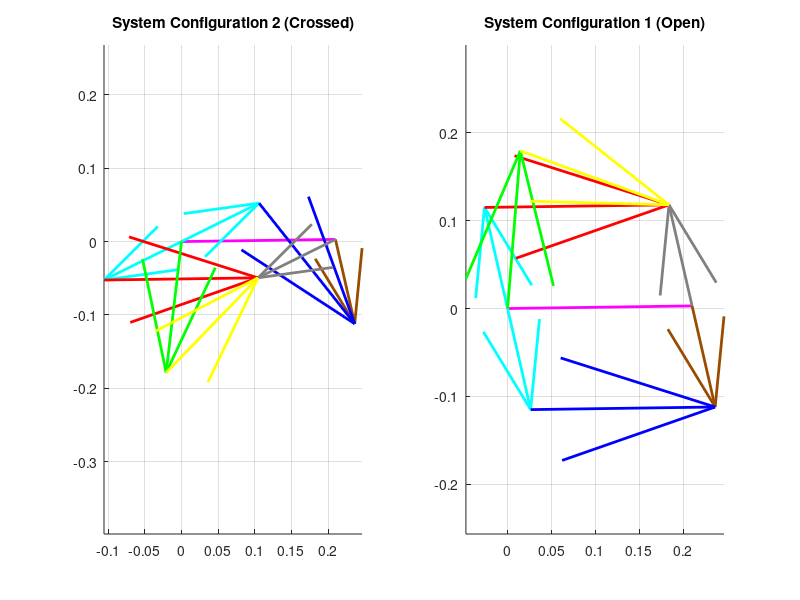

Reproduce this figure in MATLAB.
clear all
close all
clc

% =========================================================================
%  GLOBAL PARAMETERS
% =========================================================================
offset_deg = 0.81;
offset = deg2rad(offset_deg);
d_global = 0.210; % Shared Ground (Pink)

% =========================================================================
%  LOOP 1: CALCULATION (Inverted Input: Brown L4)
% =========================================================================
L1 = 0.210; L2 = 0.118; L3 = 0.210; L4 = 0.118;
d = L1; a = L2; b = L3; c = L4;

theta4_deg = 102.05; 
q_in_L1 = deg2rad(theta4_deg); 

% Inverted Constants
K1=d/c; K2=d/a; K3=(c^2-b^2+a^2+d^2)/(2*c*a); K4=d/b; K5=(a^2-d^2-c^2-b^2)/(2*c*b);

% Coefficients
A = cos(q_in_L1) - K1 - K2*cos(q_in_L1) + K3;
B = -2*sin(q_in_L1);
C = K1 - (K2+1)*cos(q_in_L1) + K3;
D_val = cos(q_in_L1) - K1 + K4*cos(q_in_L1) + K5;
E_val = -2*sin(q_in_L1);
F_val = K1 + (K4-1)*cos(q_in_L1) + K5;

% Roots (Use max(0, ...) to prevent negative sqrt error)
det_AC = sqrt(max(0, B^2 - 4*A*C));
det_DF = sqrt(max(0, E_val^2 - 4*D_val*F_val));

% --- Loop 1: Case 1 (Open) ---
q2_loc_1 = 2*atan2((-B - det_AC), (2*A));
q3_loc_1 = 2*atan2((-E_val - det_DF), (2*D_val));
T2_Open_L1 = q2_loc_1 + pi + offset; 
T3_Open_L1 = q3_loc_1 + pi + offset; 
T4_Global_L1 = q_in_L1 + pi + offset; 

% --- Loop 1: Case 2 (Crossed) ---
q2_loc_2 = 2*atan2((-B + det_AC), (2*A));
q3_loc_2 = 2*atan2((-E_val + det_DF), (2*D_val));
T2_Cross_L1 = q2_loc_2 + pi + offset; 
T3_Cross_L1 = q3_loc_2 + pi + offset; 


% =========================================================================
%  LOOP 2: CALCULATION (Input: Cyan L2 from Loop 1 + 180)
% =========================================================================
L1 = 0.210; L2 = 0.118; L3 = 0.210; L4 = 0.118;
d = L1; a = L2; b = L3; c = L4;

theta2_global_Open = rad2deg(T2_Open_L1) + 180;
q_in_Open = deg2rad(theta2_global_Open) - offset;

theta2_global_Cross = rad2deg(T2_Cross_L1) + 180;
q_in_Cross = deg2rad(theta2_global_Cross) - offset;

K1=d/a; K2=d/c; K3=(a^2-b^2+c^2+d^2)/(2*a*c); K4=d/b; K5=(c^2-d^2-a^2-b^2)/(2*a*b);

% --- Loop 2: Case 1 (Open Calculation) ---
A=cos(q_in_Open)-K1-K2*cos(q_in_Open)+K3; B=-2*sin(q_in_Open); C=K1-(K2+1)*cos(q_in_Open)+K3;
D_val=cos(q_in_Open)-K1+K4*cos(q_in_Open)+K5; E_val=-2*sin(q_in_Open); F_val=K1+(K4-1)*cos(q_in_Open)+K5;
% Roots
det_AC_2 = sqrt(max(0, B^2 - 4*A*C));
det_DF_2 = sqrt(max(0, E_val^2 - 4*D_val*F_val));

q4_loc_1 = 2*atan2((-B - det_AC_2), (2*A));
q3_loc_1 = 2*atan2((-E_val - det_DF_2), (2*D_val));
T4_Open_L2 = q4_loc_1 + offset; 
T3_Open_L2 = q3_loc_1 + offset; 

% --- Loop 2: Case 2 (Crossed Calculation) ---
A=cos(q_in_Cross)-K1-K2*cos(q_in_Cross)+K3; B=-2*sin(q_in_Cross); C=K1-(K2+1)*cos(q_in_Cross)+K3;
D_val=cos(q_in_Cross)-K1+K4*cos(q_in_Cross)+K5; E_val=-2*sin(q_in_Cross); F_val=K1+(K4-1)*cos(q_in_Cross)+K5;
% Roots
det_AC_2 = sqrt(max(0, B^2 - 4*A*C));
det_DF_2 = sqrt(max(0, E_val^2 - 4*D_val*F_val));

q4_loc_2 = 2*atan2((-B + det_AC_2), (2*A));
q3_loc_2 = 2*atan2((-E_val + det_DF_2), (2*D_val));
T4_Cross_L2 = q4_loc_2 + offset; 
T3_Cross_L2 = q3_loc_2 + offset; 


% =========================================================================
%  LOOP 3: CALCULATION (Inverted Input: Grey L4 from Loop 2)
% =========================================================================
L1 = 0.210; L2 = 0.180; L3 = 0.180; L4 = 0.118;
d = L1; a = L2; b = L3; c = L4;

K1=d/c; K2=d/a; K3=(c^2-b^2+a^2+d^2)/(2*c*a); K4=d/b; K5=(c^2-d^2-a^2-b^2)/(2*c*b);

% --- Loop 3: Case 1 (System Open) ---
% *FIXED: Using 'System Open' but applying CROSSED formula (+sqrt) as requested*
q4_local_Open = T4_Open_L2 - offset;
q_in_calc_Open = q4_local_Open - pi; 

A=cos(q_in_calc_Open)-K1-K2*cos(q_in_calc_Open)+K3; B=-2*sin(q_in_calc_Open); C=K1-(K2+1)*cos(q_in_calc_Open)+K3;
% Determinant check
det_AC_3 = sqrt(max(0, B^2 - 4*A*C)); 

% 1. Find Theta 2 (Green) using CROSSED (+sqrt) formula
q2_loc_SWAP = 2*atan2((-B + det_AC_3), (2*A));
% 2. Find Theta 3 (Yellow) using Vector Method (Prevents Error)
% Vector Eq: R_Coupler = R_Ground + R_Output - R_Input
R_Coupler_Vec = d + a*exp(1i*q2_loc_SWAP) - c*exp(1i*q_in_calc_Open);
q3_loc_SWAP = angle(R_Coupler_Vec);

T2_Open_L3 = q2_loc_SWAP + pi + offset; 
T3_Open_L3 = q3_loc_SWAP + pi + offset; 

% --- Loop 3: Case 2 (System Crossed) ---
% *FIXED: Using 'System Crossed' but applying OPEN formula (-sqrt) as requested*
q4_local_Cross = T4_Cross_L2 - offset;
q_in_calc_Cross = q4_local_Cross - pi; 

A=cos(q_in_calc_Cross)-K1-K2*cos(q_in_calc_Cross)+K3; B=-2*sin(q_in_calc_Cross); C=K1-(K2+1)*cos(q_in_calc_Cross)+K3;
% Determinant check
det_AC_3 = sqrt(max(0, B^2 - 4*A*C));

% 1. Find Theta 2 (Green) using OPEN (-sqrt) formula
q2_loc_SWAP2 = 2*atan2((-B - det_AC_3), (2*A));
% 2. Find Theta 3 (Yellow) using Vector Method
R_Coupler_Vec = d + a*exp(1i*q2_loc_SWAP2) - c*exp(1i*q_in_calc_Cross);
q3_loc_SWAP2 = angle(R_Coupler_Vec);

T2_Cross_L3 = q2_loc_SWAP2 + pi + offset; 
T3_Cross_L3 = q3_loc_SWAP2 + pi + offset; 


% =========================================================================
%  DISPLAY RESULTS
% =========================================================================
disp('===================================================');
disp(['FULL MECHANISM RESULTS (Input Theta4 = ' num2str(theta4_deg) ')']);
disp('===================================================');

disp('--- SYSTEM CASE 2 (CROSSED CHAIN) ---');
disp(['  L1 Brown  (In) : ', num2str(rad2deg(T4_Global_L1))]);
disp(['  L1 Cyan   (Out): ', num2str(rad2deg(T2_Cross_L1))]);
disp('  ----------------');
disp(['  L2 Grey   (Out): ', num2str(rad2deg(T4_Cross_L2))]);
disp(['  L2 Red    (Cou): ', num2str(rad2deg(T3_Cross_L2))]);
disp('  ----------------');
disp(['  L3 Green  (Out): ', num2str(rad2deg(T2_Cross_L3))]);
disp(['  L3 Yellow (Cou): ', num2str(rad2deg(T3_Cross_L3))]);
disp(' ');

disp('--- SYSTEM CASE 1 (OPEN CHAIN) ---');
disp(['  L1 Brown  (In) : ', num2str(rad2deg(T4_Global_L1))]);
disp(['  L1 Cyan   (Out): ', num2str(rad2deg(T2_Open_L1))]);
disp('  ----------------');
disp(['  L2 Grey   (Out): ', num2str(rad2deg(T4_Open_L2))]);
disp(['  L2 Red    (Cou): ', num2str(rad2deg(T3_Open_L2))]);
disp('  ----------------');
disp(['  L3 Green  (Out): ', num2str(rad2deg(T2_Open_L3))]);
disp(['  L3 Yellow (Cou): ', num2str(rad2deg(T3_Open_L3))]);


% =========================================================================
%  PLOTTING
% =========================================================================
figure(1); clf;

Rot = exp(1i * offset);
R1 = d_global * exp(1i * offset); % Shared Ground

% -------------------------
% PLOT 1: SYSTEM CROSSED
% -------------------------
subplot(1,2,1); hold on; grid on; axis equal;
title('System Configuration 2 (Crossed)');
plot([0 real(R1)], [0 imag(R1)], 'm-', 'LineWidth', 2); % Ground

% Loop 1
L2_Loop1 = 0.118; L4_Loop1 = 0.118;
V_Cyan_L1 = L2_Loop1 * exp(1i * T2_Cross_L1);
V_Brown_L1 = L4_Loop1 * exp(1i * T4_Global_L1);
V_Blue_L1 = (R1 + V_Brown_L1) - V_Cyan_L1;
quiver(0, 0, real(V_Cyan_L1), imag(V_Cyan_L1), 0, 'c', 'LineWidth', 2, 'MaxHeadSize',0.5); 
quiver(real(R1), imag(R1), real(V_Brown_L1), imag(V_Brown_L1), 0, 'Color',[0.6 0.3 0], 'LineWidth', 2, 'MaxHeadSize',0.5); 
quiver(real(V_Cyan_L1), imag(V_Cyan_L1), real(V_Blue_L1), imag(V_Blue_L1), 0, 'b', 'LineWidth', 2, 'MaxHeadSize',0.5); 

% Loop 2
L2_Loop2 = 0.118; L4_Loop2 = 0.118;
V_Cyan_L2 = L2_Loop2 * exp(1i * deg2rad(rad2deg(T2_Cross_L1) + 180)); 
V_Grey_L2 = L4_Loop2 * exp(1i * T4_Cross_L2);
V_Red_L2 = (R1 + V_Grey_L2) - V_Cyan_L2;
quiver(0, 0, real(V_Cyan_L2), imag(V_Cyan_L2), 0, 'c', 'LineWidth', 2, 'MaxHeadSize',0.5); 
quiver(real(R1), imag(R1), real(V_Grey_L2), imag(V_Grey_L2), 0, 'Color', [0.5 0.5 0.5], 'LineWidth', 2, 'MaxHeadSize',0.5); 
quiver(real(V_Cyan_L2), imag(V_Cyan_L2), real(V_Red_L2), imag(V_Red_L2), 0, 'r', 'LineWidth', 2, 'MaxHeadSize',0.5); 

% Loop 3
L2_Loop3 = 0.180; L4_Loop3 = 0.118;
V_Grey_sys = L4_Loop3 * exp(1i * T4_Cross_L2); 
V_Green_sys = L2_Loop3 * exp(1i * T2_Cross_L3); 
V_Yellow_sys = (R1 + V_Grey_sys) - V_Green_sys;
quiver(0, 0, real(V_Green_sys), imag(V_Green_sys), 0, 'g', 'LineWidth', 2, 'MaxHeadSize',0.5); 
quiver(real(V_Green_sys), imag(V_Green_sys), real(V_Yellow_sys), imag(V_Yellow_sys), 0, 'y', 'LineWidth', 2, 'MaxHeadSize',0.5); 


% -------------------------
% PLOT 2: SYSTEM OPEN
% -------------------------
subplot(1,2,2); hold on; grid on; axis equal;
title('System Configuration 1 (Open)');
plot([0 real(R1)], [0 imag(R1)], 'm-', 'LineWidth', 2); % Ground

% Loop 1
V_Cyan_L1 = L2_Loop1 * exp(1i * T2_Open_L1);
V_Brown_L1 = L4_Loop1 * exp(1i * T4_Global_L1);
V_Blue_L1 = (R1 + V_Brown_L1) - V_Cyan_L1;
quiver(0, 0, real(V_Cyan_L1), imag(V_Cyan_L1), 0, 'c', 'LineWidth', 2, 'MaxHeadSize',0.5); 
quiver(real(R1), imag(R1), real(V_Brown_L1), imag(V_Brown_L1), 0, 'Color',[0.6 0.3 0], 'LineWidth', 2, 'MaxHeadSize',0.5); 
quiver(real(V_Cyan_L1), imag(V_Cyan_L1), real(V_Blue_L1), imag(V_Blue_L1), 0, 'b', 'LineWidth', 2, 'MaxHeadSize',0.5); 

% Loop 2
V_Cyan_L2 = L2_Loop2 * exp(1i * deg2rad(rad2deg(T2_Open_L1) + 180)); 
V_Grey_L2 = L4_Loop2 * exp(1i * T4_Open_L2);
V_Red_L2 = (R1 + V_Grey_L2) - V_Cyan_L2;
quiver(0, 0, real(V_Cyan_L2), imag(V_Cyan_L2), 0, 'c', 'LineWidth', 2, 'MaxHeadSize',0.5); 
quiver(real(R1), imag(R1), real(V_Grey_L2), imag(V_Grey_L2), 0, 'Color', [0.5 0.5 0.5], 'LineWidth', 2, 'MaxHeadSize',0.5); 
quiver(real(V_Cyan_L2), imag(V_Cyan_L2), real(V_Red_L2), imag(V_Red_L2), 0, 'r', 'LineWidth', 2, 'MaxHeadSize',0.5); 

% Loop 3
V_Grey_sys = L4_Loop3 * exp(1i * T4_Open_L2);
V_Green_sys = L2_Loop3 * exp(1i * T2_Open_L3);
V_Yellow_sys = (R1 + V_Grey_sys) - V_Green_sys;
quiver(0, 0, real(V_Green_sys), imag(V_Green_sys), 0, 'g', 'LineWidth', 2, 'MaxHeadSize',0.5); 
quiver(real(V_Green_sys), imag(V_Green_sys), real(V_Yellow_sys), imag(V_Yellow_sys), 0, 'y', 'LineWidth', 2, 'MaxHeadSize',0.5);
